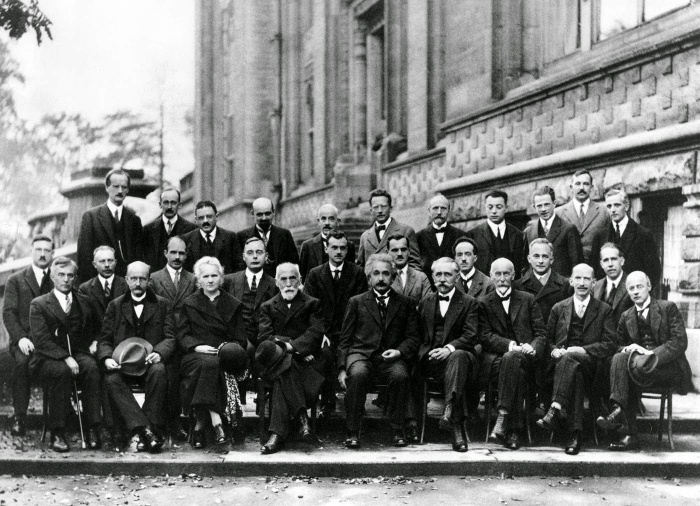
#> input picture new_img.jpg, 700 x 506 px
$ python ComputatinalProject2.py
#> lines starting #> are read from the running program, lines starting #| are printed output that depends on the picture
#> further down, input is the input picture: shape (506, 700, 3); mean B, G, R 119.3, 120.8, 119.8
import cv2
import numpy as np
import random

def encryption(input):
    return encryptionUsingK(input)

def createNxNMatrix(n):
    return fillMatrixInteger(np.ndarray((n,n)))

def fillMatrixInteger(matrix):
    height = len(matrix)
#> height = 506
    width = len(matrix[0])
#> width = 700
    for x in range(0, height):
        for y in range(0, width):
            matrix[x][y] = random.randint(0,500)
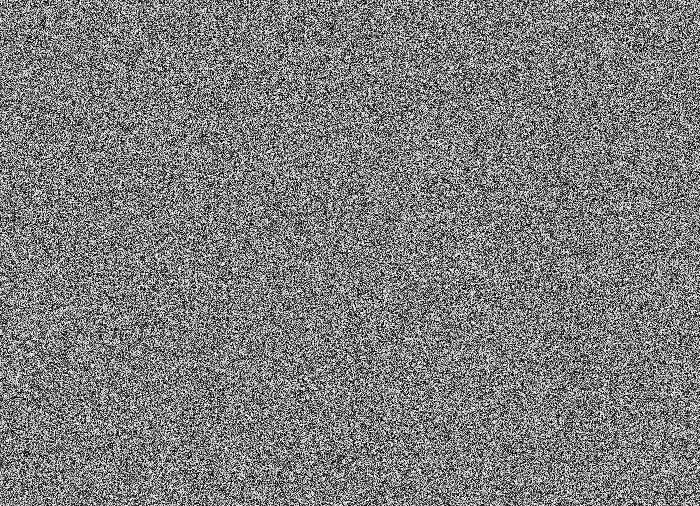
#> matrix: shape (506, 700, 3); min 0, max 255, mean 125

    return matrix

def fillMatrixFloat(matrix):
    height = len(matrix)
    width = len(matrix[0])
    for x in range(0, height):
        for y in range(0, width):
            matrix[x][y] = random.uniform(0,200)

    return matrix


def encryptionUsingK(matrixT):
    type(matrixT)
    width = len(matrixT)
#> width = 506
    matrixK = createNxNMatrix(matrixT.shape[1])
    blue, green, red = matrixT[0:,0:,0], matrixT[0:,0:,1], matrixT[0:,0:,2]
    matrixY = np.ndarray((matrixT.shape[0], matrixT.shape[1], 3))


    matrixY[0:,0:,0] = np.matmul(blue, matrixK)
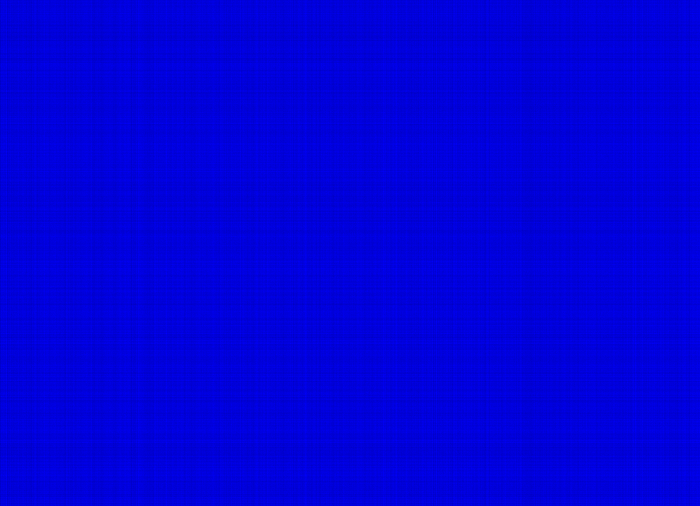
#> matrixY: shape (506, 700, 3) float64; mean of channels 0, 1, 2 21872069.4, 0, 0; drawn with min black and max white
    matrixY[0:,0:,1] = np.matmul(green, matrixK)
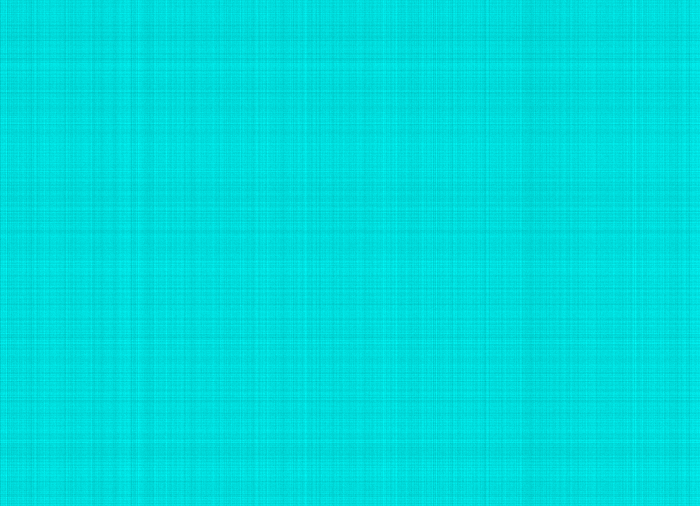
#> matrixY: shape (506, 700, 3) float64; mean of channels 0, 1, 2 21872069.4, 21872069.4, 0; drawn with min black and max white
    matrixY[0:,0:,2] = np.matmul(red, matrixK)
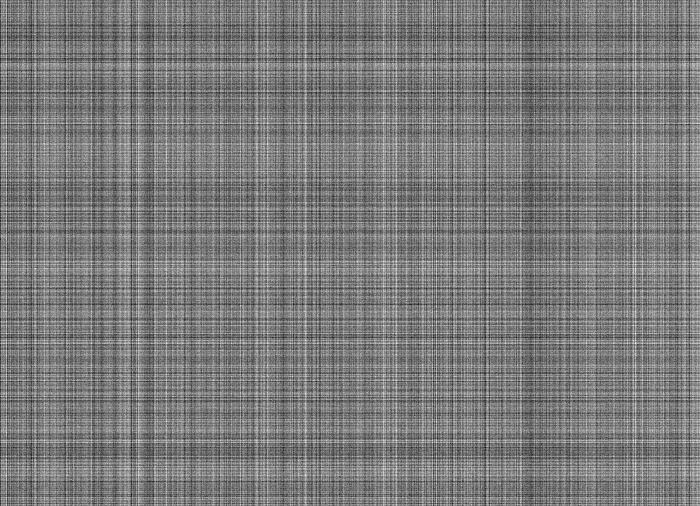
#> matrixY: shape (506, 700, 3) float64; min 18618183, max 25360041, mean 21872069.4; drawn with min black and max white

    cv2.imwrite("file.jpg",matrixY)


    return matrixY


def matrixDeterminant(matrix):
    pass

def matrixInverse(matrix):
    pass

def richardson():
    pass

def gramSchmidtt(matV):
    height, width = matV.size()
    matU = np.ndarray(height, width)
    matU[0:, 0] = matV[0:, 0]/np.linalg.norm(matV[0:, 0])
    for iter in range(1, width):
        matU[0:, iter] = matV[0:, iter]
        for iter2 in range(1, height):
            matU[0:,iter] = matU[0:, iter]-(np.transpose(matU[0:,iter2])*matU[0:,iter])*matU[0:,iter2]
        matU[0:, iter] = matU[0:, iter]/np.norm(matU[0:, iter])


if __name__ == '__main__':
    input = cv2.imread("new_img.jpg")
    print(encryption(fillMatrixInteger(input)))
#> (printed output is left out)


def randomShittyAlgorithmforHW():
    pass

$ run again, with DOG.JPG copied over new_img.jpg
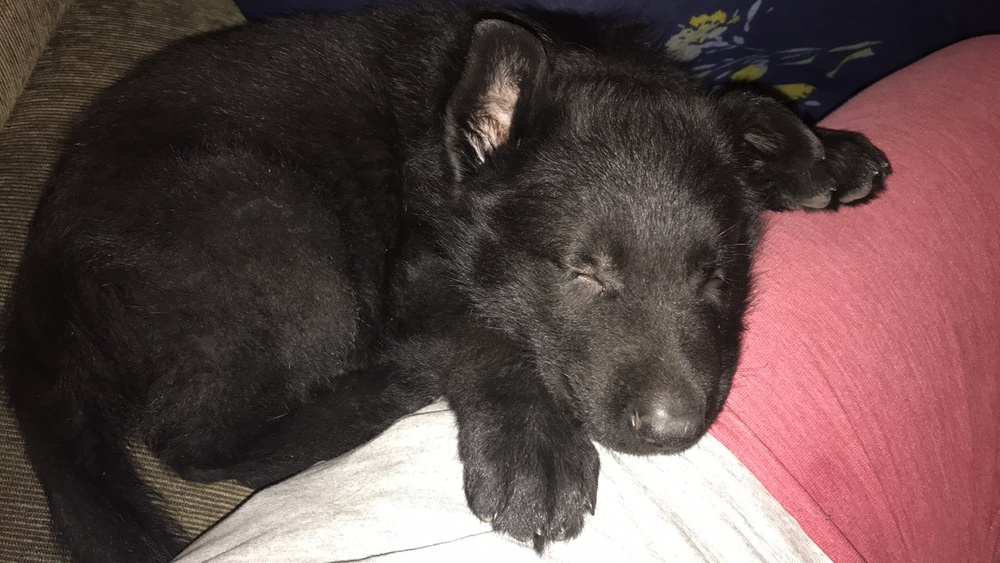
#> input picture DOG.JPG, 1000 x 563 px, shrunk from 1600 x 901 before the run
#> input is the input picture: shape (563, 1000, 3); mean B, G, R 72.2, 73.3, 94.3
#> height = 563
#> in fillMatrixInteger, `width = len(matrix[0])`: width = 1000
#> after the loop in fillMatrixInteger, `for x in range(0, height):`:
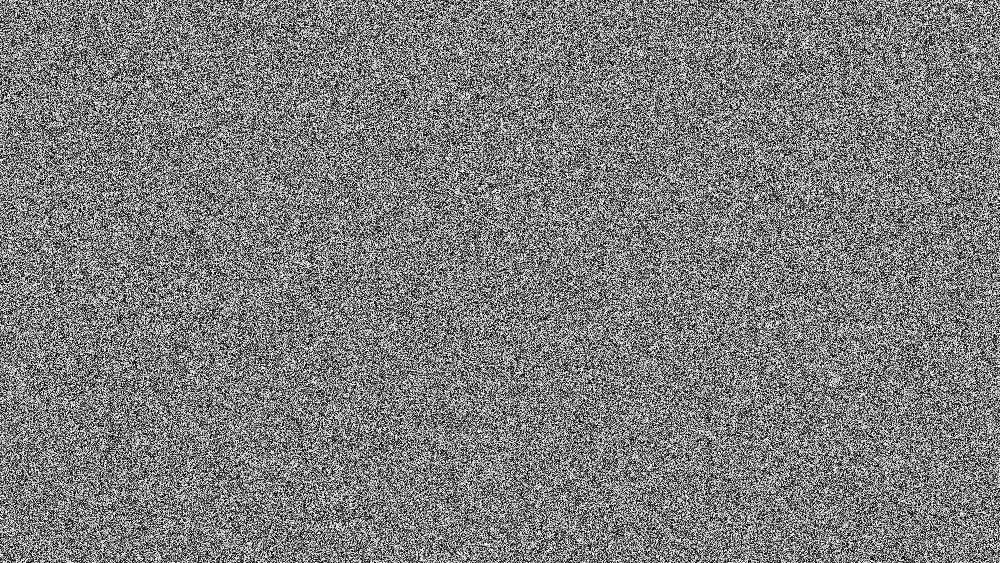
#> matrix: shape (563, 1000, 3); min 0, max 255, mean 124.9
#> in encryptionUsingK, `width = len(matrixT)`: width = 563
#> in encryptionUsingK, `matrixY[0:,0:,2] = np.matmul(red, matrixK)`:
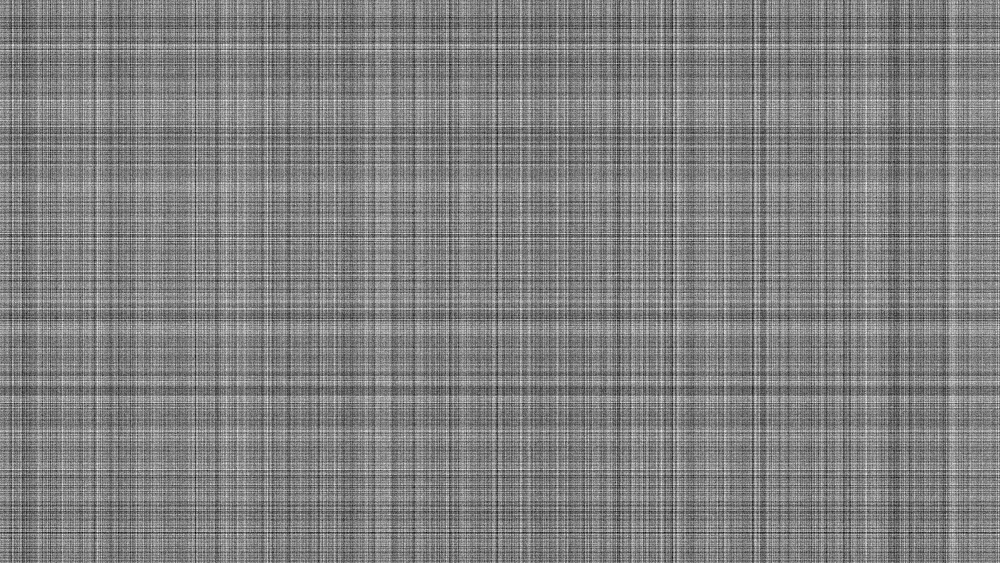
#> matrixY: shape (563, 1000, 3) float64; min 27425862, max 34927540, mean 31213344.9; drawn with min black and max white
#> (printed output is left out)

$ run again, with svaneti.JPG copied over new_img.jpg
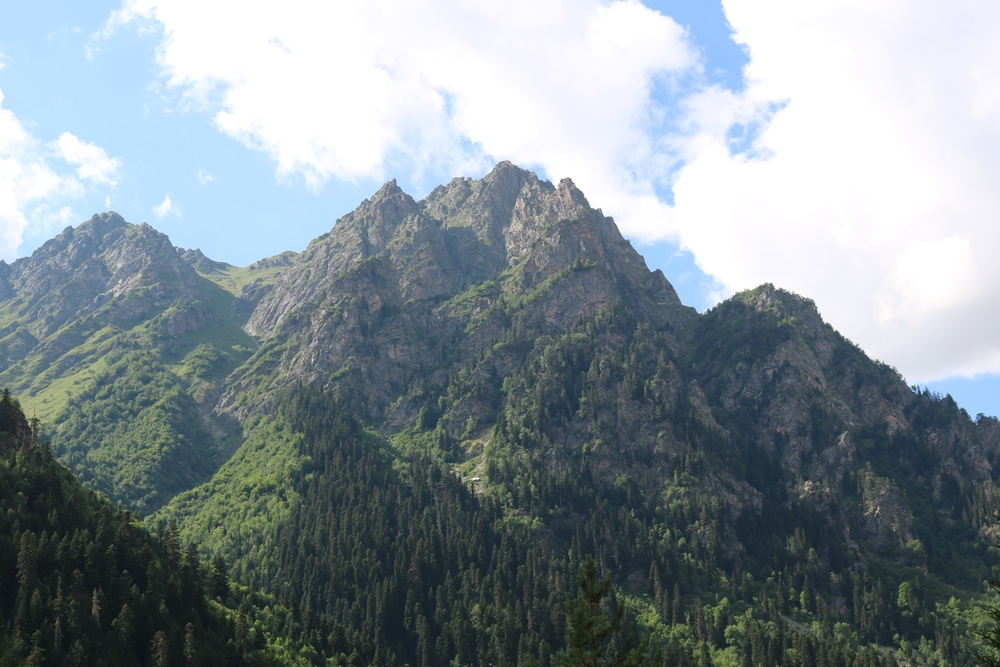
#> input picture svaneti.JPG, 1000 x 667 px, shrunk from 2976 x 1984 before the run
#> input is the input picture: shape (667, 1000, 3); mean B, G, R 149.4, 143.6, 132
#> height = 667
#> in fillMatrixInteger, `width = len(matrix[0])`: width = 1000
#> after the loop in fillMatrixInteger, `for x in range(0, height):`:
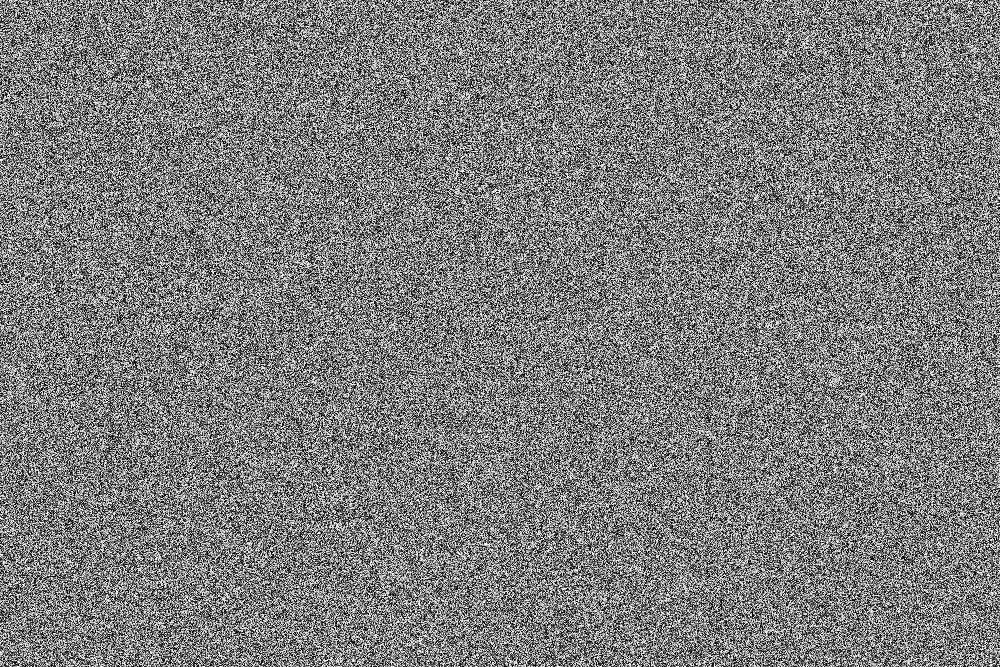
#> matrix: shape (667, 1000, 3); min 0, max 255, mean 124.9
#> in encryptionUsingK, `width = len(matrixT)`: width = 667
#> in encryptionUsingK, `matrixY[0:,0:,2] = np.matmul(red, matrixK)`:
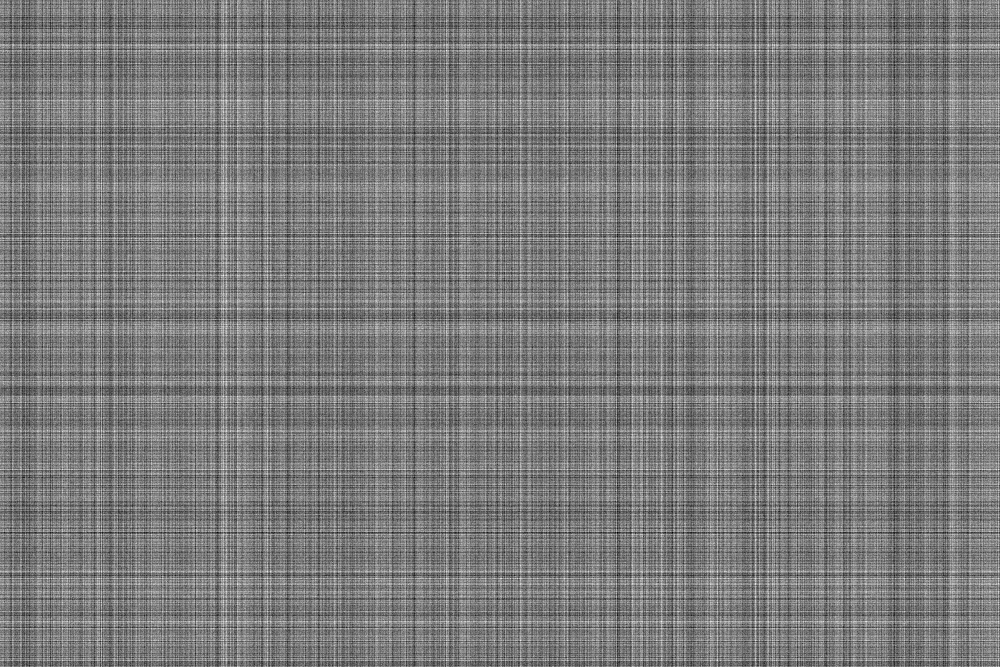
#> matrixY: shape (667, 1000, 3) float64; min 27328198, max 35378694, mean 31227292.7; drawn with min black and max white
#> (printed output is left out)
